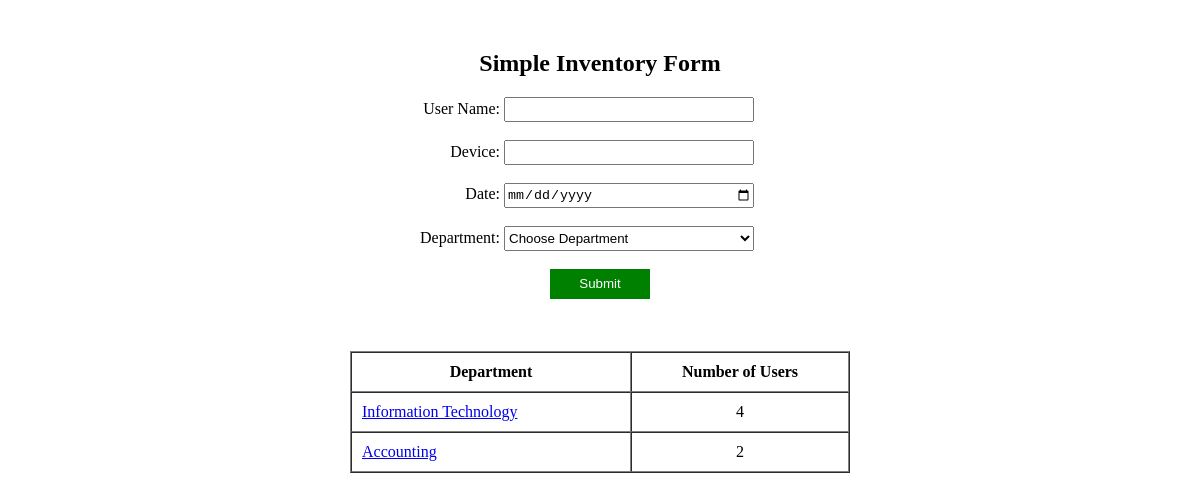
The page / on the database its author committed.
### tables this page shows
CREATE TABLE `table_department` (
  `id` int(11) NOT NULL,
  `department_name` varchar(30) NOT NULL
);

### fetch.php (called while the page is built, shortened)
<?php
    include 'config.php';
    $user_count = mysqli_query($con, "SELECT table_department.id as 'DepID', table_department.department_name as 'Department',count(*) as 'UserNo'
                                    FROM table_inventory
                                    LEFT JOIN table_department
                                    ON table_inventory.department_id = table_department.id
                                    GROUP by department_id;");
?>

### index.php (the view, shortened to what this page needs)
<?php include 'fetch.php';?>
    <html>
        <head>
            <link rel="stylesheet" type="text/css" href="styles.css" />
        </head>
        <body>
            <div class="content">
                <h2>Simple Inventory Form</h2>
                <form method="POST" action="save.php">
                        <label>User Name:</label>
                        <input type="text" id="user_name" name="user_name" required> <br><br>
                        <label>Device:</label>
                        <input type="text" id="device" name="device" required> <br><br>
                        <label>Date:</label>
                        <input type="date" id="date" name="date" required> <br><br>
                        <label>Department:</label>
                        <select name="department_id" id="department_id" required>
                            <option value="">Choose Department</option>
                        </select>
                        <br><br>
                        <button type="submit" id="submit">Submit</button>
                </form>
                <br><br>
                <table border ="1" cellspacing="0" cellpadding="10" width="100%">
                    <tr>
                        <th>Department</th>
                        <th>Number of Users</th>
                    <tr>
                    <?php
                        if (mysqli_num_rows($user_count) > 0) {
                            while($table_list = mysqli_fetch_array($user_count))
                                {
                            ?>
                            <tr>
                                <td><a href="http://localhost/test/users.php?id=<?php echo $table_list['DepID']; ?>">
                                        <?php echo $table_list['Department']; ?>
                                    </a>
                                </td>
                                <td align="center"><?php echo $table_list['UserNo']; ?></td>
                            </tr>
                            <?php
                                }
                            }else{
                                ?>
                                    <tr>
                                        <td colspan="2" align="center">No data found</td>
                                    </tr>
                        <?php
                            }
                    ?>
                </table>
            </div>
        </body>
    </html>

### styles.css (style rules this page uses)
.content { margin: auto; max-width: 500px; margin-top: 50px; }
h2 { text-align: center; }
label { display: inline-block; width: 150px; text-align: right; }
input { width: 250px; height: 25px; }
select { width: 250px; height: 25px; }
button { display:block; margin: 0 auto; width: 100px; height: 30px; background-color: green; color: white; border: 0px; }

### rows shown on the page
table_department: department_name "Information Technology", UserNo "4"
table_department: department_name "Accounting", UserNo "2"
